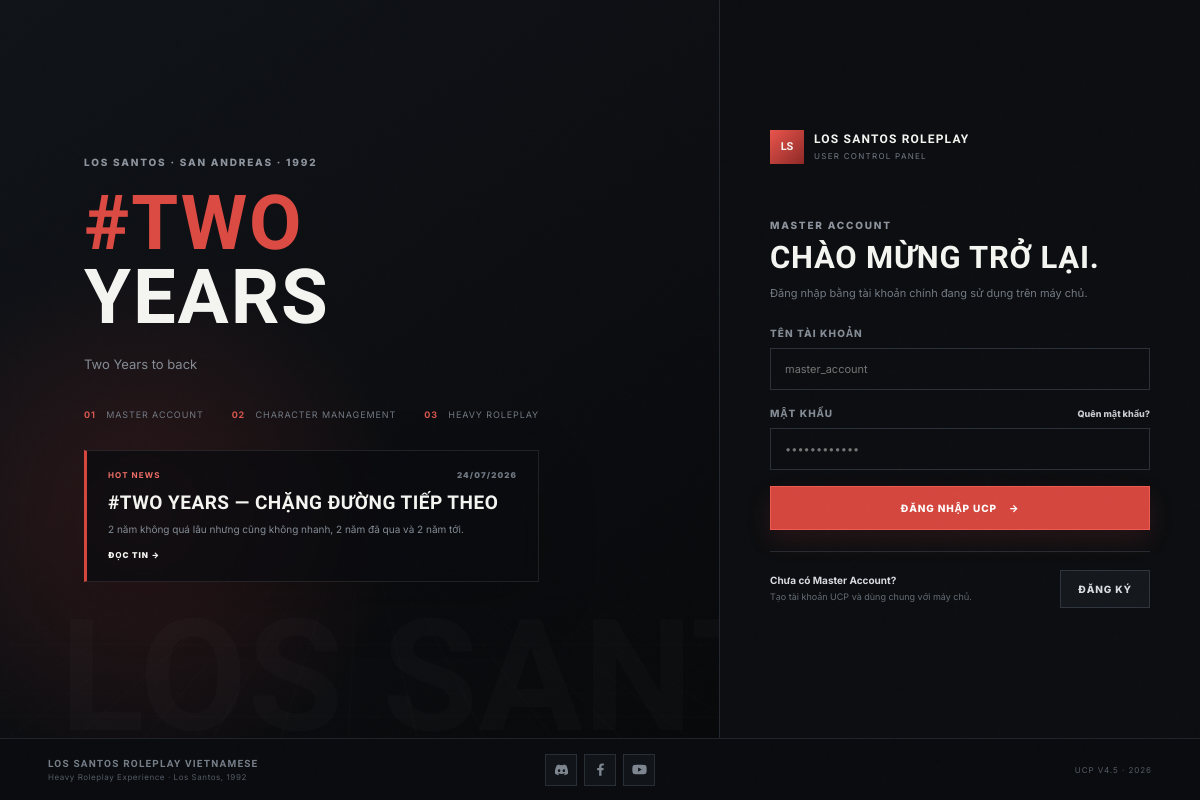
The page /login.php on the database its author committed.
### tables this page shows
CREATE TABLE IF NOT EXISTS `ucp_news` (
    `news_id` BIGINT UNSIGNED NOT NULL AUTO_INCREMENT,
    `title` VARCHAR(180) NOT NULL,
    `excerpt` VARCHAR(500) NULL,
    `content` MEDIUMTEXT NOT NULL,
    `is_hot` TINYINT(1) NOT NULL DEFAULT 0,
    `is_published` TINYINT(1) NOT NULL DEFAULT 0,
    `published_at` DATETIME NULL,
    `created_by` INT UNSIGNED NULL,
    `updated_by` INT UNSIGNED NULL,
    `created_at` DATETIME NOT NULL DEFAULT CURRENT_TIMESTAMP,
    `updated_at` DATETIME NOT NULL DEFAULT CURRENT_TIMESTAMP ON UPDATE CURRENT_TIMESTAMP,
    PRIMARY KEY (`news_id`),
    KEY `idx_ucp_news_publish` (`is_published`, `published_at`),
    KEY `idx_ucp_news_hot` (`is_hot`, `is_published`)
);

### app/functions.php (called while the page is built, shortened)
<?php
function e(?string $value): string
{
    return htmlspecialchars((string)$value, ENT_QUOTES | ENT_SUBSTITUTE, 'UTF-8');
}
function url(string $path = ''): string
{
    $base = rtrim($GLOBALS['config']['base_url'] ?? '', '/');
    $path = ltrim($path, '/');
    return $path === '' ? ($base ?: '/') : $base . '/' . $path;
}
function latest_hot_news(): ?array
{
    try {
        $stmt = db()->query(
            "SELECT * FROM ucp_news
             WHERE is_published = 1 AND is_hot = 1
             AND (published_at IS NULL OR published_at <= NOW())
             ORDER BY COALESCE(published_at, created_at) DESC, news_id DESC
             LIMIT 1"
        );
        return $stmt->fetch() ?: null;
    } catch (Throwable $e) {
        return null;
    }
}
function old(string $key, string $default = ''): string
{
    return e($_POST[$key] ?? $default);
}

### app/db.php (called while the page is built, shortened)
<?php
function db(): PDO
{
    $config = $GLOBALS['config']['db'];
    $dsn = sprintf(
        'mysql:host=%s;port=%d;dbname=%s;charset=%s',
        $config['host'],
        $config['port'],
        $config['name'],
        $config['charset']
    );
    $pdo = new PDO($dsn, $config['user'], $config['pass'], [
        PDO::ATTR_ERRMODE => PDO::ERRMODE_EXCEPTION,
        PDO::ATTR_DEFAULT_FETCH_MODE => PDO::FETCH_ASSOC,
        PDO::ATTR_EMULATE_PREPARES => false,
    ]);
    return $pdo;
}

### login.php (the view, shortened to what this page needs)
<?php
$hotNews = latest_hot_news();
$bodyClass = 'auth-page';
require __DIR__ . '/partials/header.php';
?>
<main class="auth-shell">
    <section class="auth-story">
        <div class="city-grid"></div>
        <div class="auth-story-content">
            <div class="eyebrow">LOS SANTOS · SAN ANDREAS · 1992</div>
            <h1><span>#TWO</span><br>YEARS</h1>
            <p class="story-copy">Two Years to back</p>
            <div class="story-points">
                <span><b>01</b> Master Account</span>
                <span><b>02</b> Character Management</span>
                <span><b>03</b> Heavy Roleplay</span>
            </div>
            <?php if ($hotNews): ?>
            <a class="hot-news-card" href="<?= e(url('news-view.php?id=' . (int)$hotNews['news_id'])) ?>">
                <div class="hot-news-meta">
                    <strong>HOT NEWS</strong>
                    <span><?= e(date('d/m/Y', strtotime($hotNews['published_at'] ?: $hotNews['created_at']))) ?></span>
                </div>
                <h2><?= e($hotNews['title']) ?></h2>
                <p><?= e($hotNews['excerpt'] ?: mb_substr($hotNews['content'], 0, 180)) ?></p>
                <span class="read-more">ĐỌC TIN →</span>
            </a>
            <?php endif; ?>
        </div>
    </section>
    <section class="auth-panel">
        <div class="auth-panel-inner">
            <a class="mini-brand" href="<?= e(url('login.php')) ?>"><span>LS</span><b>LOS SANTOS ROLEPLAY</b><small>USER CONTROL PANEL</small></a>
            <div class="eyebrow">MASTER ACCOUNT</div>
            <h2>Chào mừng trở lại.</h2>
            <p>Đăng nhập bằng tài khoản chính đang sử dụng trên máy chủ.</p>
            <form method="post" class="form-grid auth-form">
                <label>
                    <span>Tên tài khoản</span>
                    <input name="username" maxlength="24" required autocomplete="username" value="<?= old('username') ?>" placeholder="master_account">
                </label>
                <label>
                    <span class="field-label-row"><b>Mật khẩu</b><a href="<?= e(url('forgot-password.php')) ?>">Quên mật khẩu?</a></span>
                    <input type="password" name="password" required autocomplete="current-password" placeholder="••••••••••••">
                </label>
                <button class="btn primary wide" type="submit">ĐĂNG NHẬP UCP <span>→</span></button>
            </form>
            <div class="auth-register auth-register-box">
                <div><b>Chưa có Master Account?</b><small>Tạo tài khoản UCP và dùng chung với máy chủ.</small></div>
                <a class="btn outline" href="<?= e(url('register.php')) ?>">ĐĂNG KÝ</a>
            </div>
        </div>
    </section>
</main>
<?php require __DIR__ . '/partials/footer.php'; ?>

### partials/header.php (shortened to what this page needs)
<?php
$bodyClass = $bodyClass ?? '';
?>
<!doctype html>
<html lang="vi">
<head>
    <link rel="stylesheet" href="<?= e(url('public/css/app.css')) ?>">
</head>
<body class="<?= e($bodyClass) ?>">
<div class="noise"></div>

### partials/footer.php (shortened to what this page needs)
<?php $socials = $GLOBALS['config']['socials'] ?? []; ?>
<footer class="footer">
    <div class="footer-brand">
        <strong>LOS SANTOS ROLEPLAY VIETNAMESE</strong>
        <span>Heavy Roleplay Experience · Los Santos, 1992</span>
    </div>
    <div class="social-links" aria-label="Mạng xã hội">
        <a href="<?= e($socials['discord'] ?? '#') ?>" target="_blank" rel="noopener noreferrer" aria-label="Discord" title="Discord">
        </a>
        <a href="<?= e($socials['facebook'] ?? '#') ?>" target="_blank" rel="noopener noreferrer" aria-label="Facebook" title="Facebook">
            <svg viewBox="0 0 24 24" aria-hidden="true"><path d="M13.6 22v-9h3l.5-3.5h-3.5V7.3c0-1 .3-1.7 1.8-1.7h1.9V2.5c-.3 0-1.5-.1-2.8-.1-2.8 0-4.7 1.7-4.7 4.8v2.3H6.7V13h3.1v9h3.8Z"/></svg>
        </a>
        <a href="<?= e($socials['youtube'] ?? '#') ?>" target="_blank" rel="noopener noreferrer" aria-label="YouTube" title="YouTube">
            <svg viewBox="0 0 24 24" aria-hidden="true"><path d="M23 7.1a3 3 0 0 0-2.1-2.2C19 4.4 12 4.4 12 4.4s-7 0-8.9.5A3 3 0 0 0 1 7.1C.5 9 .5 12 .5 12s0 3 .5 4.9a3 3 0 0 0 2.1 2.2c1.9.5 8.9.5 8.9.5s7 0 8.9-.5a3 3 0 0 0 2.1-2.2c.5-1.9.5-4.9.5-4.9s0-3-.5-4.9ZM9.7 15.4V8.6l6 3.4-6 3.4Z"/></svg>
        </a>
    </div>
    <span class="footer-version">UCP V4.5 · <?= date('Y') ?></span>
</footer>
</body>
</html>

### rows shown on the page
ucp_news: published_at "24/07/2026", title "#TWO YEARS — CHẶNG ĐƯỜNG TIẾP THEO", excerpt "2 năm không quá lâu nhưng cũng không nhanh, 2 năm đã qua và 2 năm tới."
